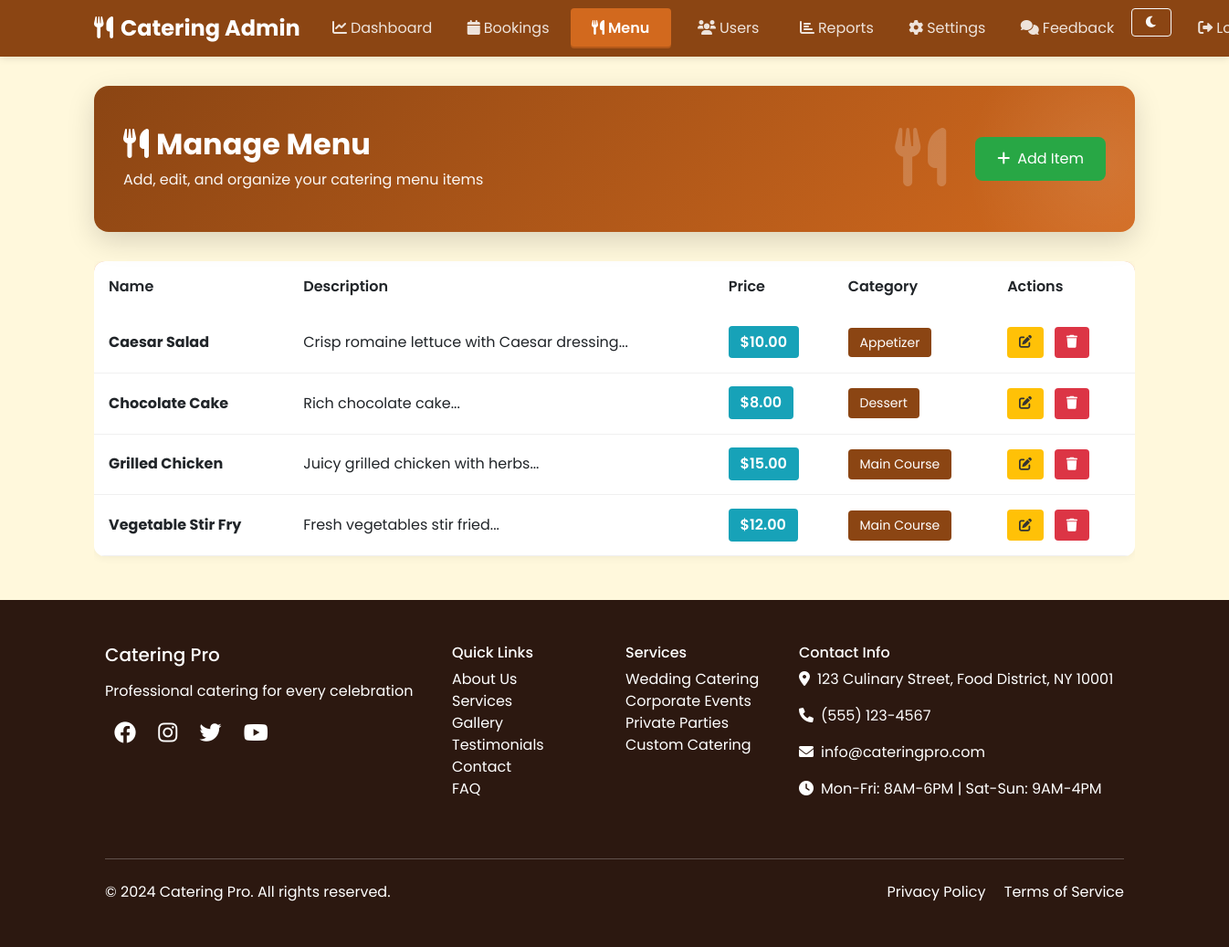
/manage_menu.php (signed in), run on the app's committed database.
### tables this page shows
CREATE TABLE menu (
    id INT AUTO_INCREMENT PRIMARY KEY,
    name VARCHAR(100) NOT NULL,
    description TEXT,
    price DECIMAL(10,2) NOT NULL,
    category VARCHAR(50),
    image VARCHAR(255),
    created_at TIMESTAMP DEFAULT CURRENT_TIMESTAMP
);

### site_settings.php (called while the page is built, shortened)
<?php
function site_settings_file_path() {
    return __DIR__ . '/site_settings.json';
}
function get_site_settings() {
    $defaults = [
        'site_name' => 'Catering Pro',
        'site_tagline' => 'Professional catering for every celebration',
        'site_logo_url' => '',
        'hero_title' => 'Exceptional Catering for Extraordinary Moments',
        'hero_subtitle' => 'From intimate gatherings to grand celebrations, we craft culinary experiences that create lasting memories.',
        'about_heading' => 'About Catering Pro',
        'about_subtitle' => 'Crafting culinary excellence since 2009',
        'services_heading' => 'Our Services',
        'services_subtitle' => 'Comprehensive catering solutions for every occasion',
        'faq_heading' => 'Frequently Asked Questions',
        'faq_subtitle' => 'Everything you need to know about our catering services',
        'contact_heading' => 'Contact Us',
        'contact_subtitle' => 'Get in touch for your catering needs',
        'contact_phone' => '(555) 123-4567',
        'contact_email' => 'info@cateringpro.com',
        'contact_address' => '123 Culinary Street, Food District, NY 10001',
        'contact_hours' => 'Mon-Fri: 8AM-6PM | Sat-Sun: 9AM-4PM',
        'social_facebook' => '#',
        'social_instagram' => '#',
        'social_twitter' => '#',
        'social_youtube' => '#',
        'admin_brand_name' => 'Catering Admin'
    ];
    $file = site_settings_file_path();
    if (!file_exists($file)) {
        return $defaults;
    }
    $raw = file_get_contents($file);
    $data = json_decode($raw, true);
    return array_merge($defaults, $data);
}

### manage_menu.php (the view, shortened to what this page needs)
<?php
include 'db.php';
include_once __DIR__ . '/site_settings.php';
$sql = "SELECT * FROM menu ORDER BY category, name";
$result = $conn->query($sql);
$menu_items = [];
while ($row = $result->fetch_assoc()) {
    $menu_items[] = $row;
}
$isAdminPage = true;
include 'header.php';
?>
    <div class="container admin-container">
        <div class="header-graphic">
            <div class="header-content">
                <h1><i class="fas fa-utensils me-2"></i>Manage Menu</h1>
                <p class="mb-0">Add, edit, and organize your catering menu items</p>
            </div>
            <div class="header-icon"><i class="fas fa-utensils"></i></div>
            <div class="header-actions"><button class="btn btn-add-item" data-bs-toggle="modal" data-bs-target="#menuModal"><i class="fas fa-plus me-2"></i>Add Item</button></div>
        </div>
        <div class="table-responsive">
            <table class="table table-hover">
                <thead><tr><th>Name</th><th>Description</th><th>Price</th><th>Category</th><th>Actions</th></tr></thead>
                <tbody>
                    <?php foreach ($menu_items as $item): ?>
                        <tr>
                            <td><strong><?php echo htmlspecialchars($item['name']); ?></strong></td>
                            <td><?php echo htmlspecialchars(substr($item['description'], 0, 60)); ?>...</td>
                            <td><span class="price-badge">$<?php echo number_format($item['price'], 2); ?></span></td>
                            <td><span class="category-badge"><?php echo htmlspecialchars($item['category']); ?></span></td>
                            <td>
                                <button class="btn btn-sm btn-edit" onclick="editItem(<?php echo $item['id']; ?>, '<?php echo addslashes(htmlspecialchars($item['name'])); ?>', '<?php echo addslashes(htmlspecialchars($item['description'])); ?>', '<?php echo number_format($item['price'],2); ?>', '<?php echo addslashes(htmlspecialchars($item['category'])); ?>')"><i class="fas fa-edit"></i></button>
                                <a href="manage_menu.php?delete=<?php echo $item['id']; ?>" class="btn btn-sm btn-delete" onclick="return confirm('Are you sure?')"><i class="fas fa-trash"></i></a>
                            </td>
                        </tr>
                    <?php endforeach; ?>
                </tbody>
            </table>
        </div>
    </div>
<?php include 'footer.php'; ?>

### header.php (shortened to what this page needs)
<?php
include_once __DIR__ . '/site_settings.php';
$siteSettings = get_site_settings();
?>
<!DOCTYPE html>
<html lang="en">
<head>
    <link href="https://cdn.jsdelivr.net/npm/bootstrap@5.3.0/dist/css/bootstrap.min.css" rel="stylesheet">
    <link href="https://cdnjs.cloudflare.com/ajax/libs/font-awesome/6.0.0/css/all.min.css" rel="stylesheet">
</head>
<body>
    <?php if (isset($isAdminPage) && isset($_SESSION['admin_id'])): ?>
    <nav class="navbar navbar-expand-lg navbar-admin navbar-dark sticky-top">
        <div class="container">
            <a class="navbar-brand" href="admin_dashboard.php">
                <i class="fas fa-utensils me-2"></i><?php echo htmlspecialchars($siteSettings['admin_brand_name'] ?: $siteSettings['site_name']); ?>
            </a>
            <div class="collapse navbar-collapse" id="navbarNav">
                <ul class="navbar-nav me-auto">
                    <li class="nav-item"><a class="nav-link<?php echo basename($_SERVER['PHP_SELF']) == 'admin_dashboard.php' ? ' active' : ''; ?>" href="admin_dashboard.php"><i class="fas fa-chart-line me-1"></i>Dashboard</a></li>
                    <li class="nav-item"><a class="nav-link<?php echo basename($_SERVER['PHP_SELF']) == 'manage_bookings.php' ? ' active' : ''; ?>" href="manage_bookings.php"><i class="fas fa-calendar me-1"></i>Bookings</a></li>
                    <li class="nav-item"><a class="nav-link<?php echo basename($_SERVER['PHP_SELF']) == 'manage_menu.php' ? ' active' : ''; ?>" href="manage_menu.php"><i class="fas fa-utensils me-1"></i>Menu</a></li>
                    <li class="nav-item"><a class="nav-link<?php echo basename($_SERVER['PHP_SELF']) == 'manage_users.php' ? ' active' : ''; ?>" href="manage_users.php"><i class="fas fa-users me-1"></i>Users</a></li>
                    <li class="nav-item"><a class="nav-link<?php echo basename($_SERVER['PHP_SELF']) == 'admin_reports.php' ? ' active' : ''; ?>" href="admin_reports.php"><i class="fas fa-chart-bar me-1"></i>Reports</a></li>
                    <li class="nav-item"><a class="nav-link<?php echo basename($_SERVER['PHP_SELF']) == 'admin_settings.php' ? ' active' : ''; ?>" href="admin_settings.php"><i class="fas fa-cog me-1"></i>Settings</a></li>
                    <li class="nav-item"><a class="nav-link<?php echo basename($_SERVER['PHP_SELF']) == 'admin_feedback.php' ? ' active' : ''; ?>" href="admin_feedback.php"><i class="fas fa-comments me-1"></i>Feedback</a></li>
                </ul>
                <ul class="navbar-nav">
                    <li class="nav-item">
                        <button id="themeToggleBtn" class="btn btn-sm btn-outline-light me-2" type="button" style="min-width: 2.7rem;">
                        </button>
                    </li>
                    <li class="nav-item"><a class="nav-link" href="logout.php"><i class="fas fa-sign-out-alt me-1"></i>Logout</a></li>
                </ul>
            </div>
        </div>
    </nav>
    <?php endif; ?>

### footer.php (shortened to what this page needs)
    <?php include_once __DIR__ . '/site_settings.php'; $siteSettings = get_site_settings(); ?>
    <footer class="footer">
        <div class="container">
            <div class="row">
                <div class="col-lg-4 mb-4">
                    <h5 class="mb-3"><?php echo htmlspecialchars($siteSettings['site_name']); ?></h5>
                    <p><?php echo htmlspecialchars($siteSettings['site_tagline']); ?></p>
                    <div class="social-links">
                        <a href="<?php echo htmlspecialchars($siteSettings['social_facebook']); ?>"><i class="fab fa-facebook"></i></a>
                        <a href="<?php echo htmlspecialchars($siteSettings['social_instagram']); ?>"><i class="fab fa-instagram"></i></a>
                        <a href="<?php echo htmlspecialchars($siteSettings['social_twitter']); ?>"><i class="fab fa-twitter"></i></a>
                        <a href="<?php echo htmlspecialchars($siteSettings['social_youtube']); ?>"><i class="fab fa-youtube"></i></a>
                    </div>
                </div>
                <div class="col-lg-2 mb-4">
                    <h6>Quick Links</h6>
                    <ul class="list-unstyled">
                        <li><a href="about.php" class="text-white text-decoration-none">About Us</a></li>
                        <li><a href="services.php" class="text-white text-decoration-none">Services</a></li>
                        <li><a href="gallery.php" class="text-white text-decoration-none">Gallery</a></li>
                        <li><a href="testimonials.php" class="text-white text-decoration-none">Testimonials</a></li>
                        <li><a href="contact.php" class="text-white text-decoration-none">Contact</a></li>
                        <li><a href="faq.php" class="text-white text-decoration-none">FAQ</a></li>
                    </ul>
                </div>
                <div class="col-lg-2 mb-4">
                    <h6>Services</h6>
                    <ul class="list-unstyled">
                        <li><a href="services.php#wedding" class="text-white text-decoration-none">Wedding Catering</a></li>
                        <li><a href="services.php#corporate" class="text-white text-decoration-none">Corporate Events</a></li>
                        <li><a href="services.php#private" class="text-white text-decoration-none">Private Parties</a></li>
                        <li><a href="services.php#catering" class="text-white text-decoration-none">Custom Catering</a></li>
                    </ul>
                </div>
                <div class="col-lg-4 mb-4">
                    <h6>Contact Info</h6>
                    <p><i class="fas fa-map-marker-alt me-2"></i><?php echo htmlspecialchars($siteSettings['contact_address']); ?></p>
                    <p><i class="fas fa-phone me-2"></i><?php echo htmlspecialchars($siteSettings['contact_phone']); ?></p>
                    <p><i class="fas fa-envelope me-2"></i><?php echo htmlspecialchars($siteSettings['contact_email']); ?></p>
                    <p><i class="fas fa-clock me-2"></i><?php echo htmlspecialchars($siteSettings['contact_hours']); ?></p>
                </div>
            </div>
            <hr class="my-4">
            <div class="row align-items-center">
                <div class="col-md-6">
                    <p class="mb-0">&copy; 2024 Catering Pro. All rights reserved.</p>
                </div>
                <div class="col-md-6 text-md-end">
                    <a href="privacy.php" class="text-white text-decoration-none me-3">Privacy Policy</a>
                    <a href="terms.php" class="text-white text-decoration-none">Terms of Service</a>
                </div>
            </div>
        </div>
    </footer>
</body>
</html>

### header.php (style rules this page uses)
:root { --primary-color: #8B4513; --secondary-color: #D2691E; --accent-color: #F4A460; --dark-color: #2C1810; --light-color: #FFF8DC; --text-color: #2C1810; --card-bg: #ffffff; --body-bg: #FFF8DC; --footer-bg: #2C1810; --footer-text: #ffffff; }
body { font-family: 'Poppins', sans-serif; background-color: var(--body-bg); color: var(--text-color); }
.card, .feature-card, .testimonial-card, .chart-section, .recent-activity, .table { background-color: var(--card-bg); color: var(--text-color); }
.footer { background-color: var(--footer-bg); color: var(--footer-text); }
.navbar-brand { font-weight: 700; font-size: 1.5rem; color: var(--primary-color) !important; }
.navbar, .navbar-admin { padding: 0.4rem 1rem; min-height: 62px; box-shadow: 0 2px 8px rgba(0,0,0,0.1); margin: 0; }
.navbar > .container, .navbar > .container-fluid, .navbar > .container-lg, .navbar > .container-md, .navbar > .container-sm, .navbar > .container-xl, .navbar > .container-xxl, .navbar-admin > .container, .navbar-admin > .container-fluid, .navbar-admin > .container-lg, .navbar-admin > .container-md, .navbar-admin > .container-sm, .navbar-admin > .container-xl, .navbar-admin > .container-xxl { display: flex; flex-wrap: inherit; align-items: center; justify-content: space-between; padding: 0; }
.navbar-admin { background-color: var(--primary-color) !important; }
.navbar-admin .navbar-brand, .navbar .navbar-brand { color: #fff !important; font-weight: 700; font-size: 1.5rem; }
.navbar .nav-link { color: rgba(255,255,255,0.85) !important; padding: 0.6rem 0.95rem !important; border-radius: 0.25rem; white-space: nowrap; margin: 0 0.25rem !important; min-width: 110px; text-align: center; transition: all 0.3s ease; }
.navbar-admin .navbar-brand { color: #fff !important; font-weight: 700; font-size: 1.5rem; }
.navbar-admin .nav-link { color: rgba(255,255,255,0.85) !important; margin-left: 0.5rem; padding: 0.6rem 0.95rem; border-radius: 0.25rem; white-space: nowrap; transition: all 0.3s ease; }
.navbar-admin .nav-link:hover, .navbar-admin .nav-link.active { background-color: var(--secondary-color); color: #fff !important; }
.navbar-admin .nav-link.active { font-weight: 600; box-shadow: inset 0 -2px 0 0 rgba(0,0,0,0.15); }
.navbar-nav .nav-link { min-width: 110px; text-align: center; }
.footer { background-color: var(--dark-color); color: white; padding: 3rem 0; }
.social-links a { color: white; margin: 0 10px; font-size: 1.5rem; transition: color 0.3s; }
.admin-container { padding: 2rem 0; }
.btn-add-item { background-color: #28a745; color: white; border: none; padding: 0.75rem 1.5rem; border-radius: 0.5rem; transition: all 0.3s ease; }
.table { background: white; border-radius: 0.75rem; overflow: hidden; box-shadow: 0 2px 10px rgba(0,0,0,0.05); }
.table thead { background-color: var(--accent-color); color: white; }
.table thead th { border: none; font-weight: 600; padding: 1rem; }
.table tbody td { padding: 1rem; border-color: #f0f0f0; vertical-align: middle; }
.category-badge { background-color: var(--primary-color); color: white; padding: 0.4rem 0.8rem; border-radius: 0.25rem; font-size: 0.875rem; }
.price-badge { background-color: #17a2b8; color: white; padding: 0.4rem 0.8rem; border-radius: 0.25rem; font-weight: 600; }
.btn-edit, .btn-delete { border: none; margin-right: 0.5rem; padding: 0.4rem 0.8rem; border-radius: 0.25rem; }
.btn-edit { background-color: #ffc107; color: #333; }
.btn-delete { background-color: #dc3545; color: white; }
.header-graphic { background: linear-gradient(135deg, var(--primary-color) 0%, var(--secondary-color) 100%); color: white; padding: 2rem; border-radius: 1rem; margin-bottom: 2rem; display: flex; justify-content: space-between; align-items: center; box-shadow: 0 10px 30px rgba(0,0,0,0.15); position: relative; overflow: hidden; }
.header-graphic::before { content: ''; position: absolute; top: -40%; right: -10%; width: 300px; height: 300px; background: radial-gradient(circle, rgba(255,255,255,0.1) 0%, transparent 70%); border-radius: 50%; }
.header-content { position: relative; z-index: 1; flex: 1; }
.header-icon { position: relative; z-index: 1; font-size: 4rem; opacity: 0.2; }
.header-content h1 { font-size: 2rem; font-weight: 700; margin-bottom: 0.5rem; }
.header-content p { font-size: 1rem; opacity: 0.95; }
.header-actions { position: relative; z-index: 1; margin-left: 2rem; }

### manage_menu.php (style rules this page uses)
.admin-container { padding: 2rem 0; }

### data on the page
menu: name "Caesar Salad", description "Crisp romaine lettuce with Caesar dressing", price "10.00", category "Appetizer"
menu: name "Chocolate Cake", description "Rich chocolate cake", price "8.00", category "Dessert"
menu: name "Grilled Chicken", description "Juicy grilled chicken with herbs", price "15.00", category "Main Course"
menu: name "Vegetable Stir Fry", description "Fresh vegetables stir fried", price "12.00", category "Main Course"

### other printed values
$siteSettings['admin_brand_name'] ?: $siteSettings['site_name'] "Catering Admin"
$siteSettings['site_name'] "Catering Pro"
$siteSettings['site_tagline'] "Professional catering for every celebration"
$siteSettings['contact_address'] "123 Culinary Street, Food District, NY 10001"
$siteSettings['contact_phone'] "(555) 123-4567"
$siteSettings['contact_email'] "info@cateringpro.com"
$siteSettings['contact_hours'] "Mon-Fri: 8AM-6PM | Sat-Sun: 9AM-4PM"
